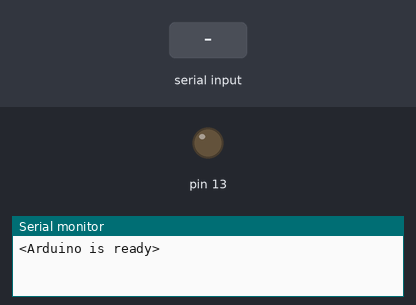
The sketch below on a simulated Arduino Uno, built with avr-gcc and run on an emulated ATmega328P. Parts: output pins drawn as LEDs (lit = HIGH), the last lines printed to the serial monitor. The inputs (shaded band) are chosen by the test bench.

Above: at 1.2 s.
1.3 s: "<red>" received over Serial
At 2.0 s:
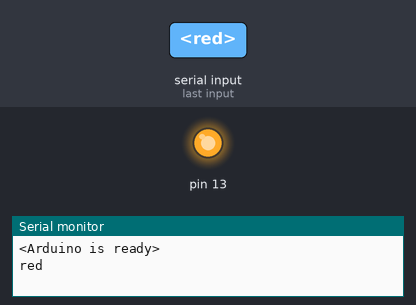
Timing chart, 0 to 4.3 s (numbered marks = the images above; inputs shaded):
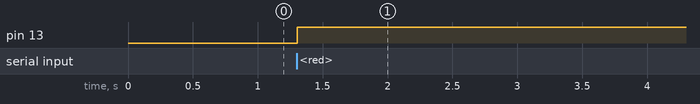

The sketch:

ControllingLEDWithWords-v1.ino
```cpp
// Example 3 - Receive with start- and end-markers

const byte numChars = 32;
char receivedChars[numChars];

boolean newData = false;

void setup() {
  Serial.begin(9600);
  pinMode(13, OUTPUT);
  Serial.println("<Arduino is ready>");
}

void loop() {
  recvWithStartEndMarkers();
  showNewData();
}

void recvWithStartEndMarkers() {
  static boolean recvInProgress = false;
  static byte ndx = 0;
  char startMarker = '<';
  char endMarker = '>';
  char rc;

  while (Serial.available() > 0 && newData == false) {
    rc = Serial.read();

    if (recvInProgress == true) {
      if (rc != endMarker) {
        receivedChars[ndx] = rc;
        ndx++;
        if (ndx >= numChars) {
          ndx = numChars - 1;
        }
      }
      else {
        receivedChars[ndx] = '\0'; // terminate the string
        recvInProgress = false;
        ndx = 0;
        newData = true;
      }
    }

    else if (rc == startMarker) {
      recvInProgress = true;
    }
  }
}

void showNewData() {
  if (newData == true) {
    if (strcmp (receivedChars, "red") == 0) {
      Serial.println(receivedChars);
      digitalWrite(13, HIGH);
    } else {
      digitalWrite(13, LOW);
    }
    newData = false;
  }
}
```

Measured:
- after the input at 1.3 s, pin 13: LOW → HIGH at once
